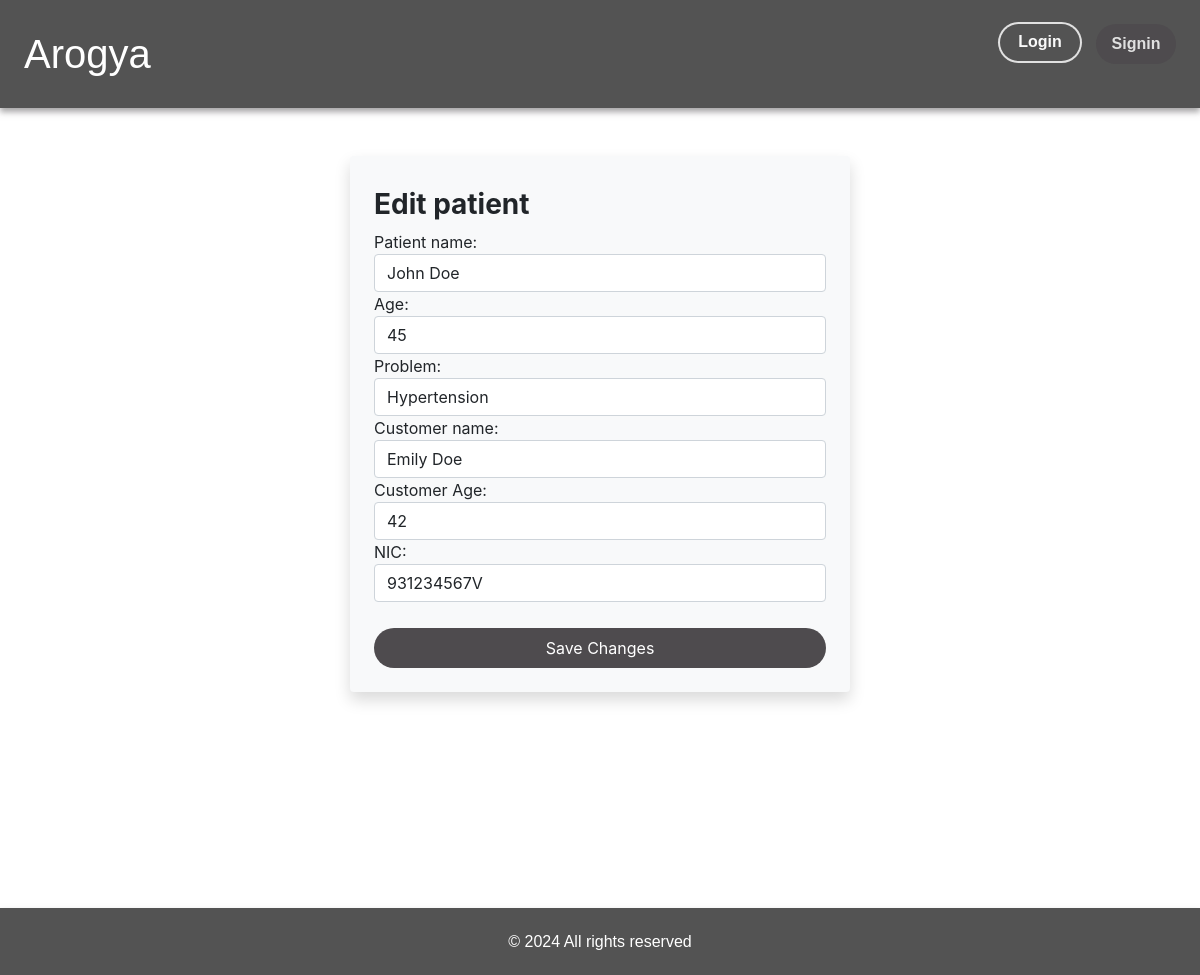
/store/edit_patient/1/, run on the app's committed database.
### store/models.py (models this page shows, shortened)
class Patient(models.Model):
    patient_id = models.AutoField(primary_key=True)
    patient_name = models.CharField(max_length=100)
    age = models.IntegerField()
    sex = models.CharField(max_length=10)
    problem = models.CharField(max_length=1000)
    customer_name = models.CharField(max_length=100)
    customer_age = models.IntegerField(MinValueValidator(19))
    nic = models.CharField(max_length=50)

### store/views.py (the view, shortened to what this page needs)
# urls.py: path('edit_patient/<int:patient_id>/', views.edit_patient, name="edit_patient"),
def edit_patient(request, patient_id):
    patient = get_object_or_404(Patient, patient_id=patient_id)
    return render(request, 'store/edit_patient.html', {'patient': patient})

### store/Templates/store/edit_patient.html (shortened to what this page needs)
{% extends "store/base.html" %}
{% block content %}
<div class="d-flex justify-content-center align-items-start min-vh-100 pt-5">
    <form class="form bg-light p-4 rounded shadow" method="post" action="{% url 'edit_patient' patient.patient_id %}" style="width: 500px;">
        <div class="form-group mb-3">
            <h2 class="fs-3 py-2 fw-bold">Edit patient</h2>
            <label for="patient_name">Patient name:</label>
            <input type="text" id="patient_name" name="patient_name" value="{{ patient.patient_name }}" required class="form-control">
            <label for="age">Age:</label>
            <input type="number" id="age" name="age" value="{{ patient.age }}" required class="form-control">
            <label for="problem">Problem:</label>
            <input type="text" id="problem" name="problem" value="{{ patient.problem }}" required class="form-control">
            <label for="customer_name">Customer name:</label>
            <input type="text" id="customer_name" name="customer_name" value="{{ patient.customer_name }}" required class="form-control">
            <label for="customer_age">Customer Age:</label>
            <input type="number" id="customer_age" name="customer_age" value="{{ patient.customer_age }}" min="19" required class="form-control">
            <label for="nic">NIC:</label>
            <input type="text" id="nic" name="nic" value="{{ patient.nic }}" required class="form-control">
        </div>
        <button class="btn btn-primary w-100" type="submit">Save Changes</button>
    </form>
</div>
{% endblock %}

### data on the page
Patient: patient_name "John Doe", age "45", problem "Hypertension", customer_name "Emily Doe", customer_age "42", nic "931234567V"
